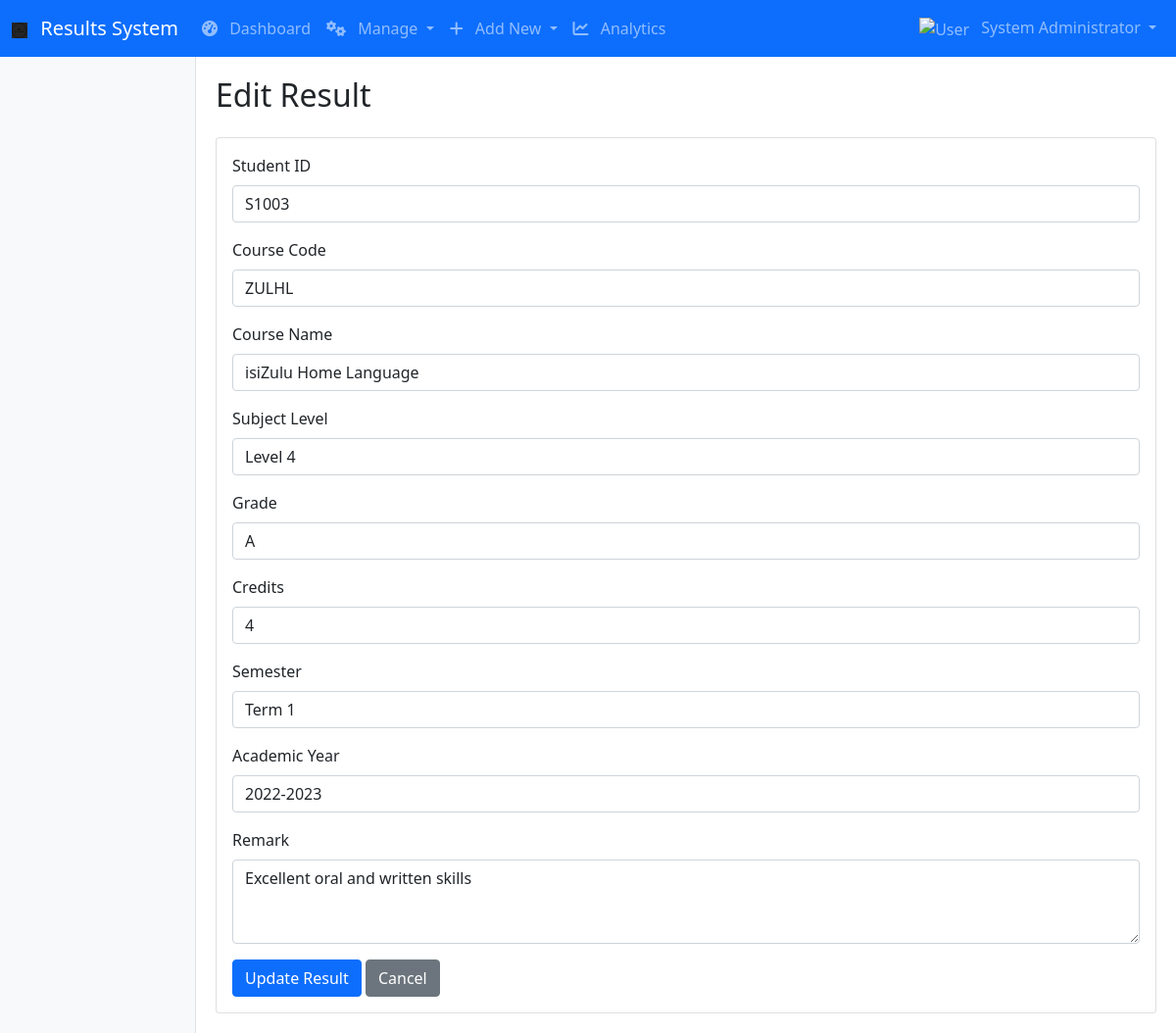
Before: /admin/edit_result/7 (signed in) with the older database file.
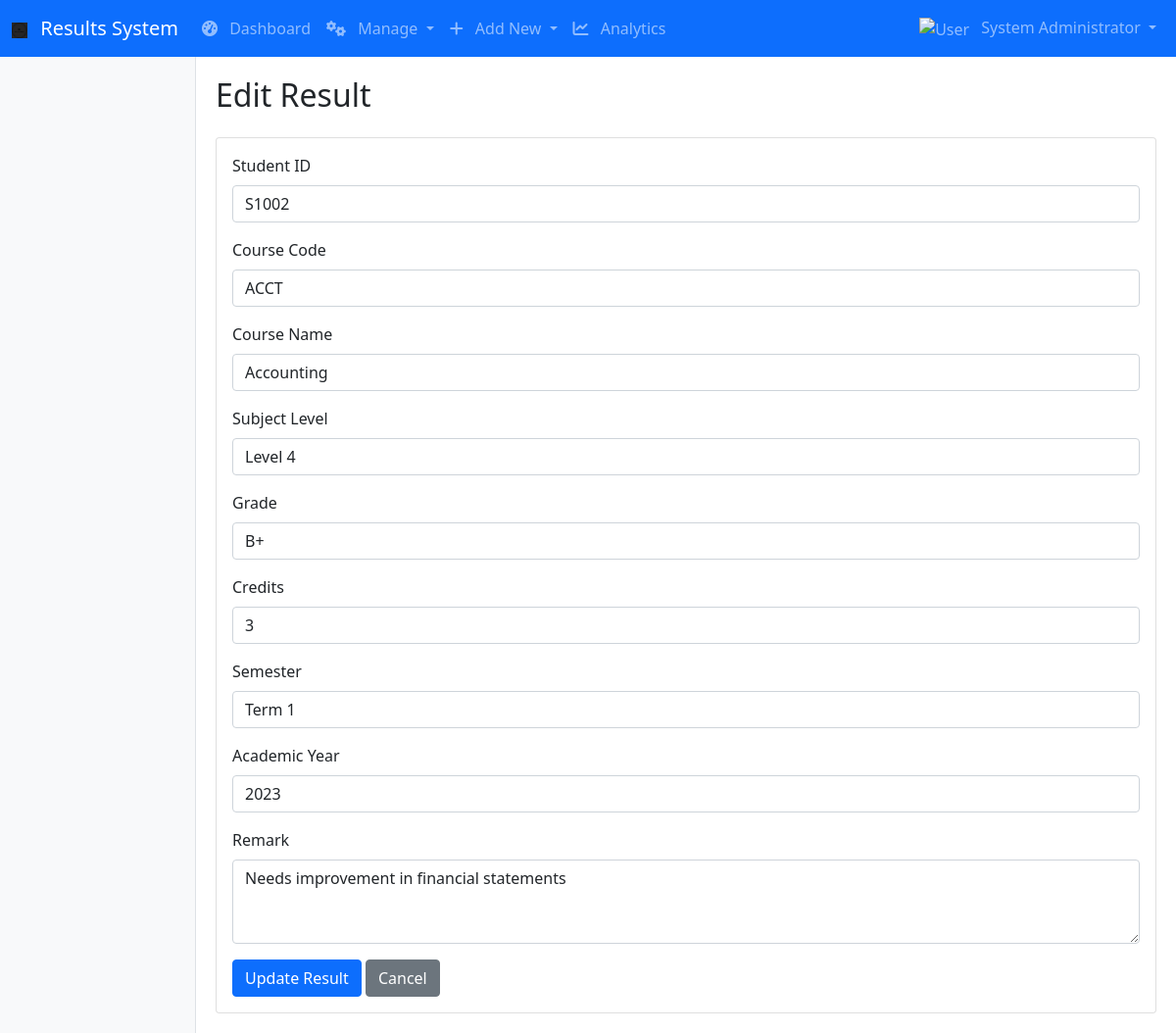
After: the same page with the newer database file.
### tables this page shows
CREATE TABLE results
                 (id INTEGER PRIMARY KEY AUTOINCREMENT,
                 student_id TEXT NOT NULL,
                 course_code TEXT NOT NULL,
                 course_name TEXT NOT NULL,
                 subject_level TEXT,
                 grade TEXT NOT NULL,
                 credits INTEGER,
                 semester TEXT NOT NULL,
                 academic_year TEXT NOT NULL,
                 remark TEXT,
                 created_at TEXT DEFAULT CURRENT_TIMESTAMP,
                 updated_at TEXT DEFAULT CURRENT_TIMESTAMP,
                 FOREIGN KEY (student_id) REFERENCES students (student_id));

### app.py (the view)
    def decorated_function(*args, **kwargs):
        if 'role' not in session or session['role'] != 'admin':
            flash('Admin access required.', 'danger')
            return redirect(url_for('login'))
        return f(*args, **kwargs)

### app.py (called while the page is built, shortened)
def get_db_connection():
    conn = sqlite3.connect('results.db')
    conn.row_factory = sqlite3.Row
    return conn

def admin_required(f):
    def decorated_function(*args, **kwargs):
        if 'role' not in session or session['role'] != 'admin':
            flash('Admin access required.', 'danger')
            return redirect(url_for('login'))
        return f(*args, **kwargs)
    decorated_function.__name__ = f.__name__
    return decorated_function

@app.context_processor
def utility_processor():
    def now(format='%Y-%m-%d %H:%M'):
        return datetime.now().strftime(format)
    return dict(now=now)

@app.route('/admin/edit_result/<int:result_id>', methods=['GET', 'POST'])
@admin_required
def edit_result(result_id):
    conn = get_db_connection()
    result = conn.execute('''
        SELECT r.*, s.full_name
        FROM results r
        JOIN students s ON r.student_id = s.student_id
        WHERE r.id = ?
    ''', (result_id,)).fetchone()
    conn.close()
    if not result:
        flash('Result not found.', 'danger')
        return redirect(url_for('manage_results'))
    return render_template('edit_result.html', result=result, subjects=SUBJECTS)

### templates/edit_result.html
{% extends "base.html" %}
{% block content %}
<h2 class="mb-4">Edit Result</h2>
<div class="card">
    <div class="card-body">
        <form method="POST">
            <div class="mb-3">
                <label for="student_id" class="form-label">Student ID</label>
                <input type="text" class="form-control" id="student_id" name="student_id" value="{{ result.student_id }}" required>
            </div>
            <div class="mb-3">
                <label for="course_code" class="form-label">Course Code</label>
                <input type="text" class="form-control" id="course_code" name="course_code" value="{{ result.course_code }}" required>
            </div>
            <div class="mb-3">
                <label for="course_name" class="form-label">Course Name</label>
                <input type="text" class="form-control" id="course_name" name="course_name" value="{{ result.course_name }}" required>
            </div>
            <div class="mb-3">
                <label for="subject_level" class="form-label">Subject Level</label>
                <input type="text" class="form-control" id="subject_level" name="subject_level" value="{{ result.subject_level }}">
            </div>
            <div class="mb-3">
                <label for="grade" class="form-label">Grade</label>
                <input type="text" class="form-control" id="grade" name="grade" value="{{ result.grade }}" required>
            </div>
            <div class="mb-3">
                <label for="credits" class="form-label">Credits</label>
                <input type="number" class="form-control" id="credits" name="credits" value="{{ result.credits }}" required>
            </div>
            <div class="mb-3">
                <label for="semester" class="form-label">Semester</label>
                <input type="text" class="form-control" id="semester" name="semester" value="{{ result.semester }}" required>
            </div>
            <div class="mb-3">
                <label for="academic_year" class="form-label">Academic Year</label>
                <input type="text" class="form-control" id="academic_year" name="academic_year" value="{{ result.academic_year }}" required>
            </div>
            <div class="mb-3">
                <label for="remark" class="form-label">Remark</label>
                <textarea class="form-control" id="remark" name="remark" rows="3">{{ result.remark }}</textarea>
            </div>
            <button type="submit" class="btn btn-primary">Update Result</button>
            <a href="{{ url_for('manage_results') }}" class="btn btn-secondary">Cancel</a>
        </form>
    </div>
</div>
{% endblock %}

Changed rows visible on the page:
changed results "Level 4": student_id "S1003" → "S1002"; course_code "ZULHL" → "ACCT"; course_name "isiZulu Home Language" → "Accounting"; grade "A" → "B+"; credits "4" → "3"; academic_year "2022-2023" → "2023"; remark "Excellent oral and written skills" → "Needs improvement in financial statements"
